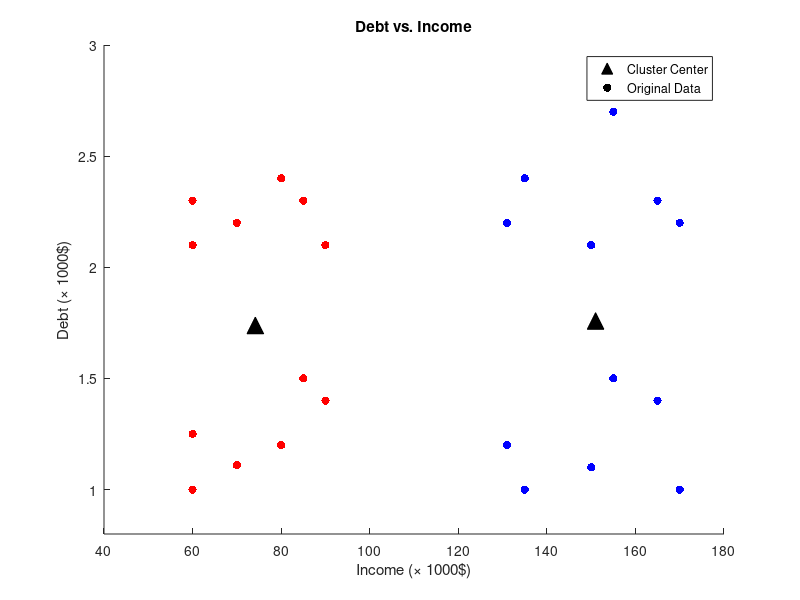

Write the MATLAB code that produced this figure.
clear all, clc, close all
X = [
1000, 100
1000, 125
2000, 111
3000, 120
3500, 150
4000, 140

1000, 230
1000, 210
2000, 220
3000, 240
3500, 230
4000, 210

8100, 120
8500, 100
10000, 110
10500, 150
11500, 140
12000, 100

8100, 220
8500, 240
10000, 210
10500, 270
11500, 230
12000, 220
]*10;
X(:,1) = X(:,1)+50000;
X(:,1) = X(:,1)/1000;
X(:,2) = X(:,2)/1000;
figure;
% plot(X(:,1),X(:,2),'k*','MarkerSize',6);

[idx,C] = kmeans(X,2);
idx
hold on
plot(C(:,1), C(:,2), 'k^', 'markersize', 12, 'MarkerFaceColor',[0 0 0])
idx1 = find(idx == 1);
idx2 = find(idx == 2);
plot(X(idx1,1),X(idx1, 2),'k.','MarkerSize',18);
plot(X(idx1,1),X(idx1, 2),'r.','MarkerSize',18);
plot(X(idx2,1),X(idx2,2),'b.','MarkerSize',18);
legend('Cluster Center', 'Original Data')
axis([40 180 0.8 3])
title 'Debt vs. Income';
xlabel 'Income (\times 1000$)';
ylabel 'Debt (\times 1000$)';